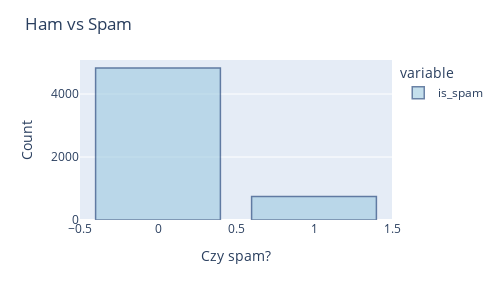

The code cell stored with this chart in its notebook:
### Markdown cell above
# Wizualizacja liczności obu klas

### Code cell
fig = px.bar(df['is_spam'].value_counts(),hover_data=[df['is_spam'].value_counts().index],width=500,height = 300)
fig.update_traces(marker_color='rgb(158,202,225)', marker_line_color='rgb(8,48,107)', marker_line_width=1.5, opacity=0.6)
fig.update_layout(title_text='Ham vs Spam', xaxis_title='Czy spam?', yaxis_title='Count')
fig.show()

### Figure 1 — Plotly figure (JSON) as saved in the notebook; plotly's stock layout.template omitted (floating-point values rounded to 4 significant figures)
{"data": [{"alignmentgroup": "True", "customdata": [[0], [1]], "hovertemplate": "variable=is_spam<br>index=%{x}<br>value=%{y}<br>hover_data_0=%{customdata[0]}<extra></extra>", "legendgroup": "is_spam", "marker": {"color": "rgb(158,202,225)", "line": {"color": "rgb(8,48,107)", "width": 1.5}, "pattern": {"shape": ""}}, "name": "is_spam", "offsetgroup": "is_spam", "opacity": 0.6, "orientation": "v", "showlegend": true, "textposition": "auto", "type": "bar", "x": [0, 1], "xaxis": "x", "y": [4825, 747], "yaxis": "y"}], "layout": {"barmode": "relative", "height": 300, "legend": {"title": {"text": "variable"}, "tracegroupgap": 0}, "margin": {"t": 60}, "title": {"text": "Ham vs Spam"}, "width": 500, "xaxis": {"anchor": "y", "domain": [0, 1], "title": {"text": "Czy spam?"}}, "yaxis": {"anchor": "x", "domain": [0, 1], "title": {"text": "Count"}}}}
